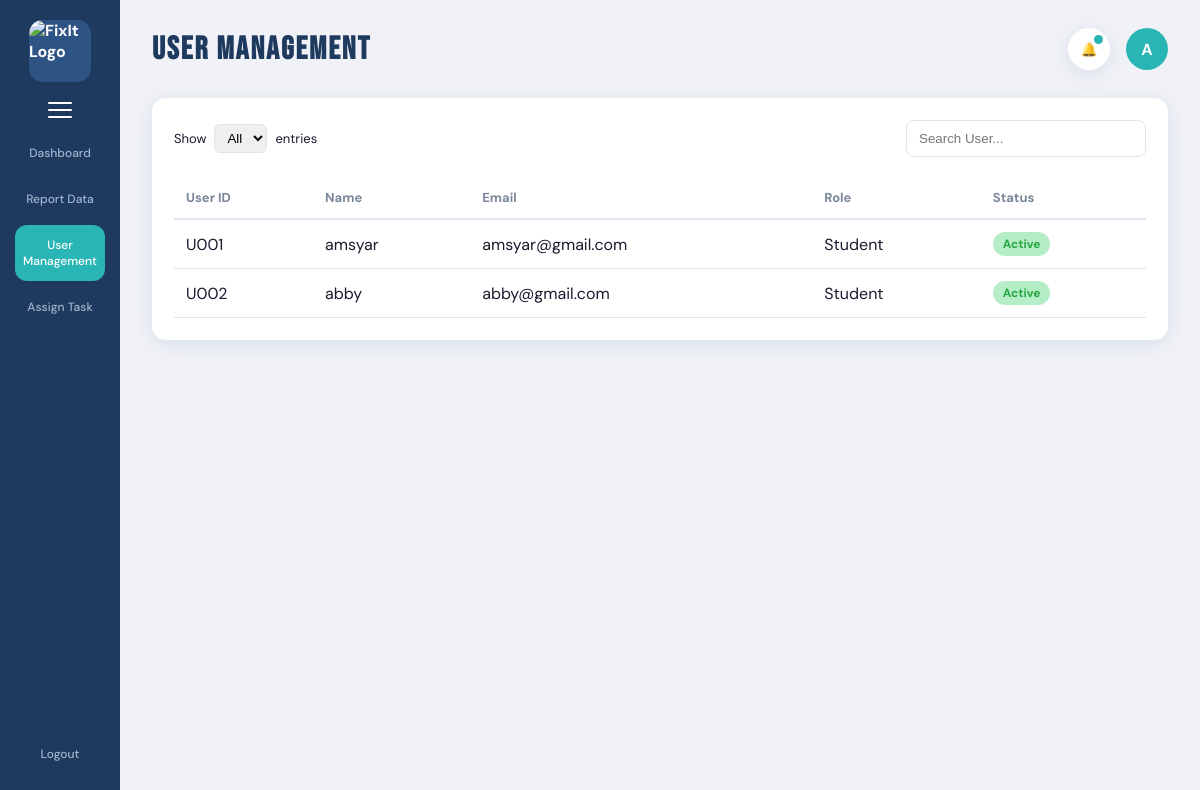
The app's page /user-management.php (signed in), older data.
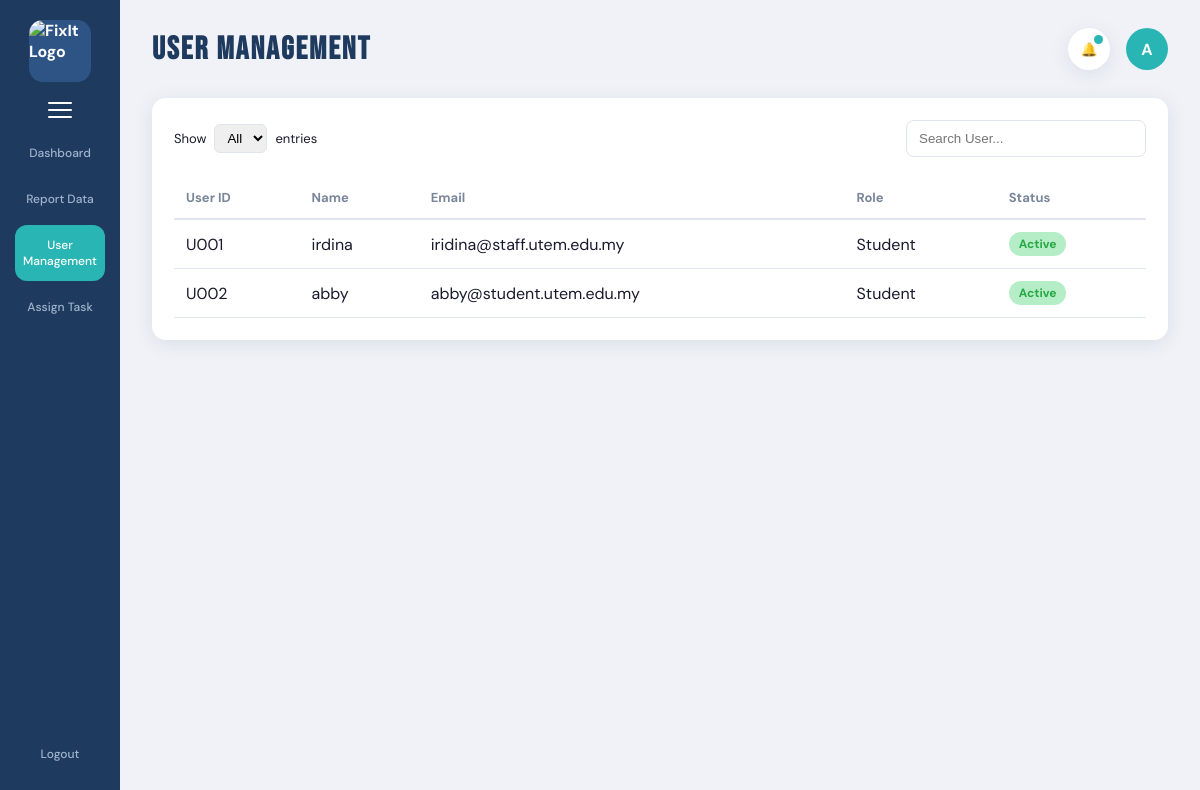
The same page, newer data.
### tables this page shows
CREATE TABLE `user` (
  `userID` varchar(50) NOT NULL,
  `name` varchar(100) NOT NULL,
  `email` varchar(100) NOT NULL,
  `phone` varchar(15) DEFAULT NULL,
  `password` varchar(100) NOT NULL
);

### user-management.php (the view, shortened to what this page needs)
<?php
require 'db_connect.php';
$users_query = mysqli_query($conn, "SELECT userID, name, email FROM user ORDER BY userID ASC");
$admin_name = $_SESSION['name'] ?? 'Admin';
$avatar_letter = strtoupper(substr($admin_name, 0, 1));
?>
<!DOCTYPE html>
<html lang="en">
<head>
    <link rel="stylesheet" href="style.css">
</head>
<body>
<aside class="sidebar">
    <div class="sidebar-logo"><img src="FixIt_Logo.png" alt="FixIt Logo"></div>
    <button class="sidebar-menu-btn"><span></span><span></span><span></span></button>
    <nav>
        <a href="dashboard.php" class="nav-item">Dashboard</a>
        <a href="report-data.php" class="nav-item">Report Data</a>
        <a href="user-management.php" class="nav-item active">User Management</a>
        <a href="assign-task.php" class="nav-item">Assign Task</a>
    </nav>
    <a href="logout.php" class="nav-item">Logout</a>
</aside>
<main class="main">
    <header class="topbar">
        <h1 class="topbar-title">USER MANAGEMENT</h1>
        <div class="topbar-actions">
            <button class="icon-btn">🔔<span class="notif-dot"></span></button>
            <div class="avatar"><?php echo $avatar_letter; ?></div>
        </div>
    </header>
    <section class="table-card">
        <div class="table-controls">
            <div class="show-entries">
                Show <select><option>All</option></select> entries
            </div>
            <div class="search-box">
                <input type="text" id="userSearch" placeholder="Search User...">
            </div>
        </div>
        <table>
            <thead>
                <tr>
                    <th>User ID</th>
                    <th>Name</th>
                    <th>Email</th>
                    <th>Role</th>
                    <th>Status</th>
                </tr>
            </thead>
            <tbody id="userTable">
                <?php while($user = mysqli_fetch_assoc($users_query)): ?>
                <?php
                    $email = $user['email'] ?? '';
                    if (stripos($email, '@staff.com') !== false) {
                        $role = 'Staff';
                    } else {
                        $role = 'Student';
                    }
                ?>
                <tr>
                    <td><?php echo $user['userID']; ?></td>
                    <td><?php echo htmlspecialchars($user['name'] ?? ''); ?></td>
                    <td><?php echo htmlspecialchars($user['email'] ?? ''); ?></td>
                    <td><?php echo $role; ?></td>
                    <td>
                        <span class="status-badge badge-completed">Active</span>
                    </td>
                </tr>
                <?php endwhile; ?>
            </tbody>
        </table>
    </section>
</main>
</body>
</html>

Row changes from the older to the newer data that the page shows:
changed user "U001": name "amsyar" → "irdina"; email "amsyar@gmail.com" → "iridina@staff.utem.edu.my"
changed user "abby": email "abby@gmail.com" → "abby@student.utem.edu.my"
